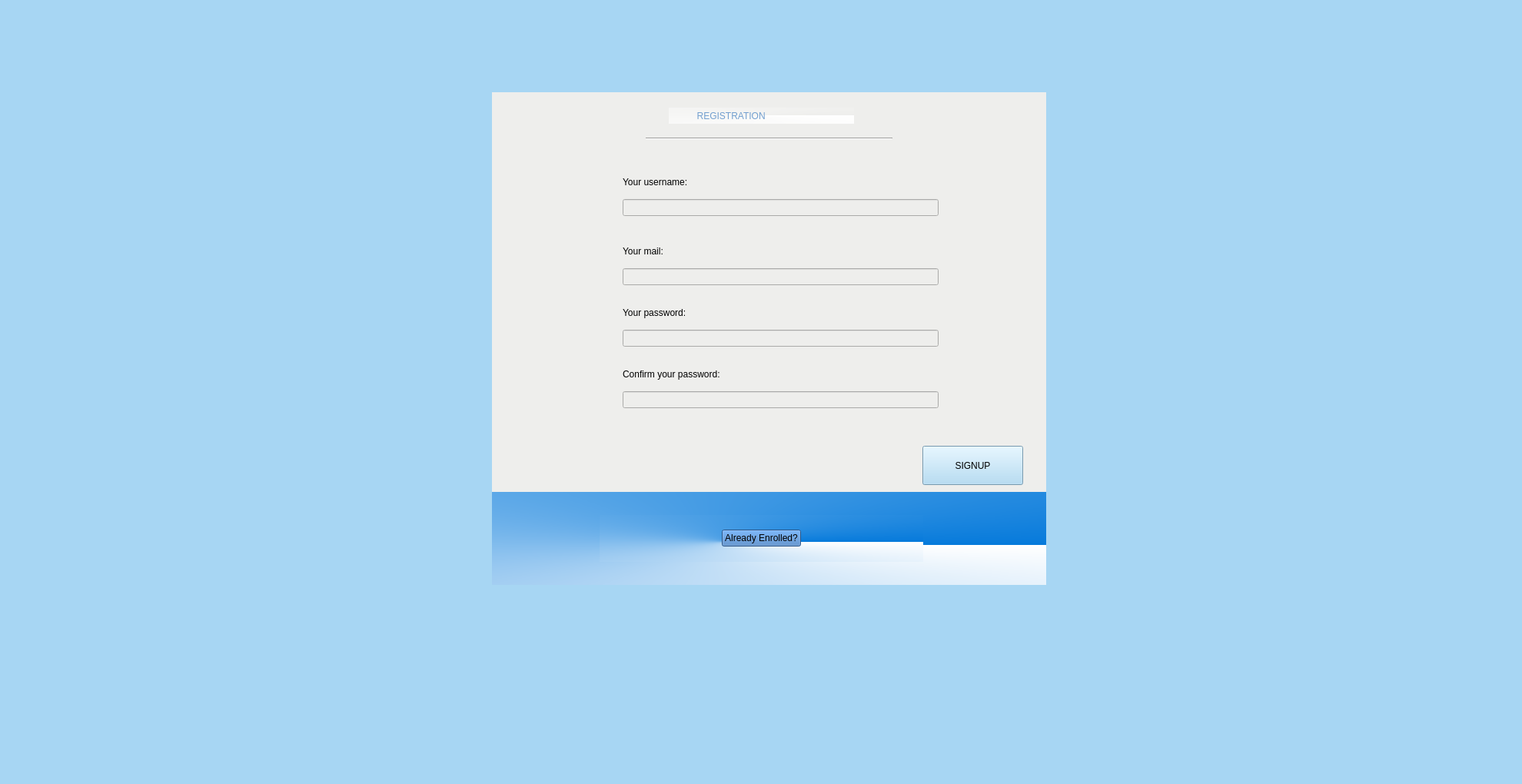
<?xml version="1.0" encoding="UTF-8"?>
<ui version="4.0">
 <class>Registration</class>
 <widget class="QWidget" name="Registration">
  <property name="geometry">
   <rect>
    <x>0</x>
    <y>0</y>
    <width>1980</width>
    <height>1020</height>
   </rect>
  </property>
  <property name="windowTitle">
   <string>Form</string>
  </property>
  <property name="styleSheet">
   <string notr="true">background-color: rgb(167, 214, 243);</string>
  </property>
  <widget class="QWidget" name="widget" native="true">
   <property name="geometry">
    <rect>
     <x>640</x>
     <y>120</y>
     <width>721</width>
     <height>641</height>
    </rect>
   </property>
   <property name="styleSheet">
    <string notr="true">background-color: rgb(238, 238, 236);</string>
   </property>
   <widget class="Line" name="line">
    <property name="geometry">
     <rect>
      <x>200</x>
      <y>50</y>
      <width>321</width>
      <height>20</height>
     </rect>
    </property>
    <property name="styleSheet">
     <string notr="true">color: rgb(52, 101, 164);
border-color: qconicalgradient(cx:0.5, cy:0.5, angle:0, stop:0 rgba(0, 174, 83, 255), stop:1 rgba(255, 255, 255, 255));</string>
    </property>
    <property name="orientation">
     <enum>Qt::Horizontal</enum>
    </property>
   </widget>
   <widget class="QWidget" name="verticalLayoutWidget_4">
    <property name="geometry">
     <rect>
      <x>170</x>
      <y>270</y>
      <width>411</width>
      <height>61</height>
     </rect>
    </property>
    <layout class="QVBoxLayout" name="verticalLayout_4">
     <item>
      <widget class="QLabel" name="label_9">
       <property name="styleSheet">
        <string notr="true">font: italic 12pt &quot;Ubuntu Condensed&quot;;</string>
       </property>
       <property name="text">
        <string>Your password: </string>
       </property>
      </widget>
     </item>
     <item>
      <widget class="QLineEdit" name="lineEdit_4"/>
     </item>
    </layout>
   </widget>
   <widget class="QLabel" name="label_4">
    <property name="geometry">
     <rect>
      <x>230</x>
      <y>20</y>
      <width>241</width>
      <height>21</height>
     </rect>
    </property>
    <property name="styleSheet">
     <string notr="true">font: 15pt &quot;Ubuntu&quot;;
color: rgb(114, 159, 207);
background-color: qconicalgradient(cx:0.5, cy:0.5, angle:0, stop:0 rgba(40, 232, 47, 0), stop:1 rgba(255, 255, 255, 255));</string>
    </property>
    <property name="text">
     <string>           REGISTRATION </string>
    </property>
   </widget>
   <widget class="QWidget" name="verticalLayoutWidget_3">
    <property name="geometry">
     <rect>
      <x>170</x>
      <y>190</y>
      <width>411</width>
      <height>61</height>
     </rect>
    </property>
    <layout class="QVBoxLayout" name="verticalLayout_3">
     <item>
      <widget class="QLabel" name="label_8">
       <property name="styleSheet">
        <string notr="true">font: italic 12pt &quot;Ubuntu Condensed&quot;;</string>
       </property>
       <property name="text">
        <string>Your mail: </string>
       </property>
      </widget>
     </item>
     <item>
      <widget class="QLineEdit" name="lineEdit_3"/>
     </item>
    </layout>
   </widget>
   <widget class="QPushButton" name="pushButton">
    <property name="geometry">
     <rect>
      <x>560</x>
      <y>460</y>
      <width>131</width>
      <height>51</height>
     </rect>
    </property>
    <property name="styleSheet">
     <string notr="true">background-color: rgb(167, 214, 243);
font: 700 13pt &quot;Ubuntu Mono&quot;;</string>
    </property>
    <property name="text">
     <string>SIGNUP</string>
    </property>
   </widget>
   <widget class="QWidget" name="verticalLayoutWidget_5">
    <property name="geometry">
     <rect>
      <x>170</x>
      <y>100</y>
      <width>411</width>
      <height>61</height>
     </rect>
    </property>
    <layout class="QVBoxLayout" name="verticalLayout_5">
     <item>
      <widget class="QLabel" name="label_7">
       <property name="styleSheet">
        <string notr="true">font: italic 12pt &quot;Ubuntu Condensed&quot;;</string>
       </property>
       <property name="text">
        <string>Your username: </string>
       </property>
      </widget>
     </item>
     <item>
      <widget class="QLineEdit" name="lineEdit_5"/>
     </item>
    </layout>
   </widget>
   <widget class="QWidget" name="verticalLayoutWidget_7">
    <property name="geometry">
     <rect>
      <x>170</x>
      <y>350</y>
      <width>411</width>
      <height>61</height>
     </rect>
    </property>
    <layout class="QVBoxLayout" name="verticalLayout_7">
     <item>
      <widget class="QLabel" name="label_10">
       <property name="styleSheet">
        <string notr="true">font: italic 12pt &quot;Ubuntu Condensed&quot;;</string>
       </property>
       <property name="text">
        <string>Confirm your password: </string>
       </property>
      </widget>
     </item>
     <item>
      <widget class="QLineEdit" name="lineEdit_6"/>
     </item>
    </layout>
   </widget>
   <widget class="QWidget" name="widget_2" native="true">
    <property name="geometry">
     <rect>
      <x>0</x>
      <y>520</y>
      <width>721</width>
      <height>121</height>
     </rect>
    </property>
    <property name="styleSheet">
     <string notr="true">background-color: rgb(167, 214, 243);
background-color: qconicalgradient(cx:0.396, cy:0.574, angle:0, stop:0 rgba(6, 122, 219, 255), stop:1 rgba(255, 255, 255, 255));</string>
    </property>
    <widget class="QWidget" name="verticalLayoutWidget_6">
     <property name="geometry">
      <rect>
       <x>140</x>
       <y>30</y>
       <width>421</width>
       <height>61</height>
      </rect>
     </property>
     <layout class="QVBoxLayout" name="verticalLayout_6">
      <item alignment="Qt::AlignHCenter">
       <widget class="QPushButton" name="pushButton_2">
        <property name="styleSheet">
         <string notr="true">background-color: rgb(64, 122, 191);
font: 700 italic 13pt &quot;Ubuntu Condensed&quot;;</string>
        </property>
        <property name="text">
         <string>Already Enrolled?</string>
        </property>
       </widget>
      </item>
     </layout>
    </widget>
   </widget>
  </widget>
 </widget>
 <resources/>
 <connections/>
</ui>
